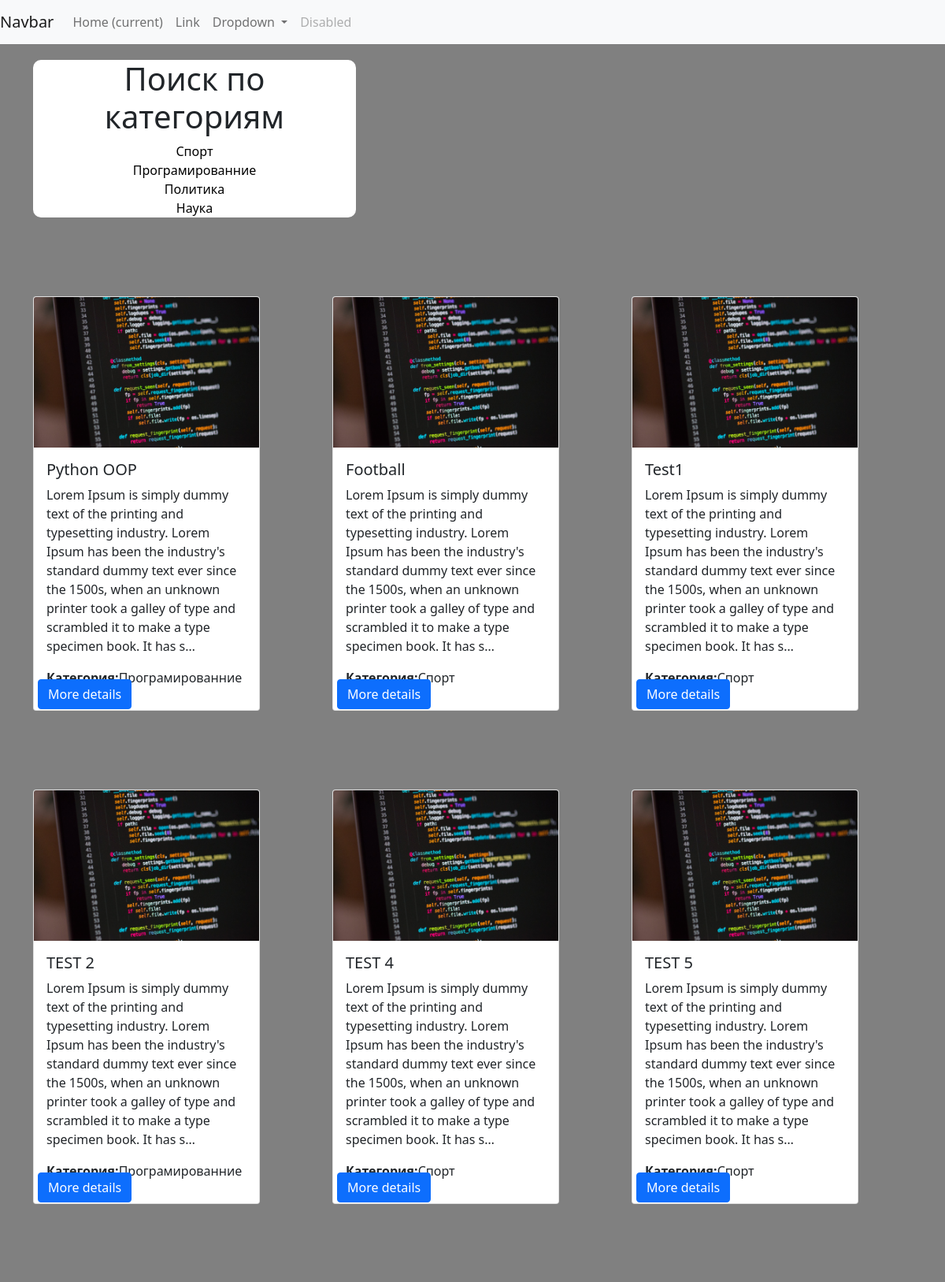
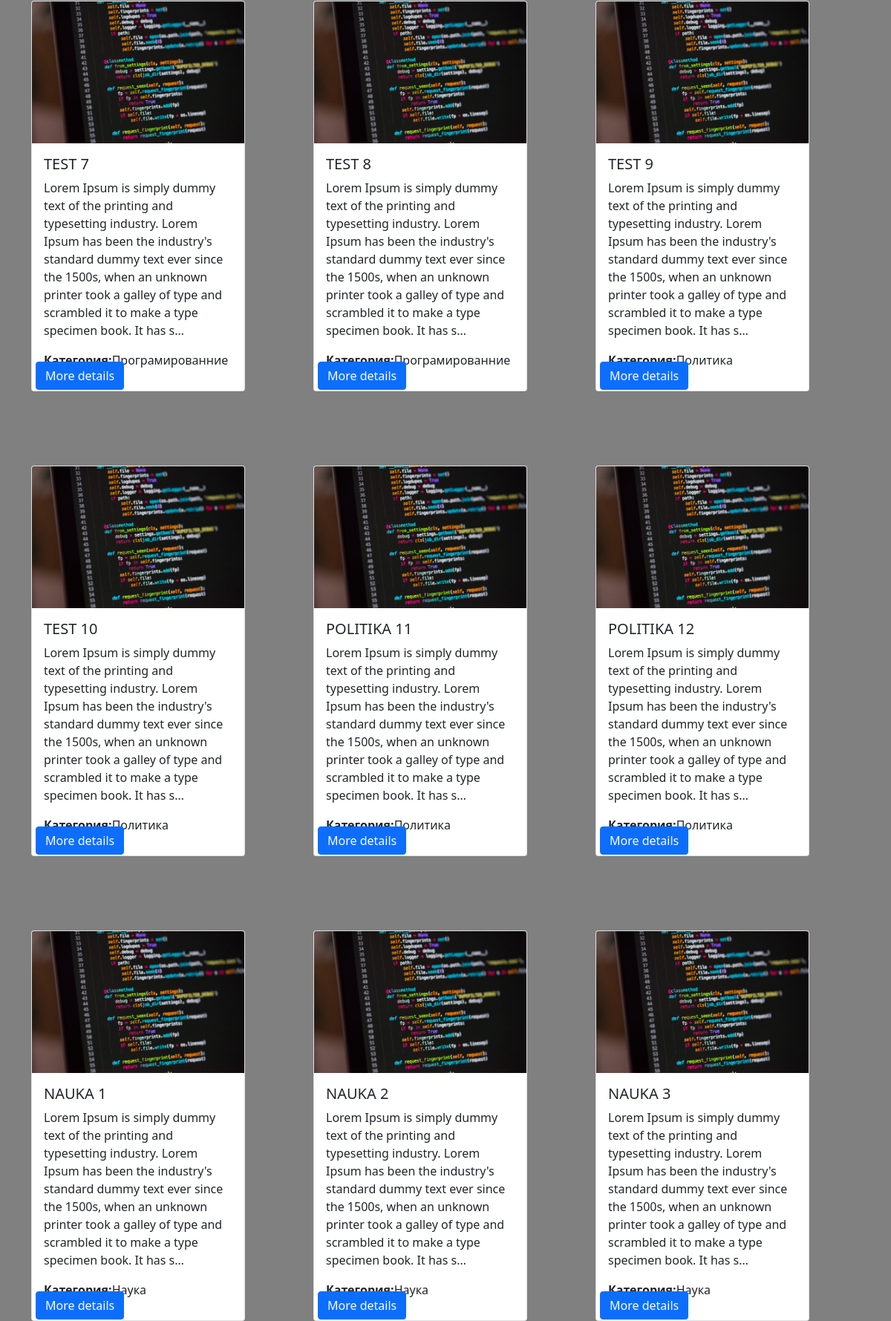
The page / (upper part) on the database its author committed (2 pictures, top to bottom).
### main/models.py (models this page shows, shortened)
class Category(models.Model):
    title_category = models.CharField(
        verbose_name='Наименование категории', max_length=150, db_index=True)
    def __str__(self):
        return self.title_category

class News(models.Model):
    title_news = models.CharField('news_title', max_length=150)
    news_img = models.ImageField('news_img', upload_to='news/%Y/%m/%d')
    full_text = models.TextField('full_text')
    category = models.ForeignKey('Category', on_delete=CASCADE)
    class Meta:
        verbose_name = "new"
        verbose_name_plural = "news"

### main/views.py (the view)
# urls.py: path('', views.index, name='home-page'),
def index(request):
    news = News.objects.all()
    categories = Category.objects.all()
    context = {
        'title': 'Список новостей',
        'news': news,
        'categories': categories
    }
    return render(request, 'main/home_page.html', context=context)

### main/templates/main/home_page.html
{% extends 'main/layout.html' %}
{% block content %}
<div class="category">
  <h1>Поиск по категориям</h1>
  {% for item in categories %}
    <a class="a_category" href="/category/{{item.pk}}">{{item.title_category}}</a><br>
  {% endfor %}
</div>
<div class="global_news">
    <div class="row">
    {% for news in news %}
    <div class="col">
        <div class="card" style="width: 18rem;
                                height: 526px;">
            <img class="card-img-top" src="{{news.news_img.url}}" alt="Card image cap">
            <div class="card-body">
              <h5 class="card-title">{{news.title_news}}</h5>
              <p class="card-text">{{news.full_text | truncatechars:255}}</p>
              <p class="card-text_cate"><strong>Категория:</strong>{{news.category}}</p>
              <a href="#" class="btn btn-primary">More details</a>
            </div>
          </div>
    </div>
  {% endfor %}
</div>
</div>
 {% endblock %}

### main/static/main/css/main.css (style rules this page uses)
body { background-color: gray; }
.card { margin-top: 100px; position: relative; }
.btn { position: absolute; left: 5px; bottom: 1px; }
.card-text_cate { padding-bottom: 5px; }
.category { text-align: center; border-radius: 10px 10px 10px 10px; margin-top: 20px; width: 410px; background: white; }
.category a { text-decoration: none; color: black; }

### rows shown on the page
Category: title_category "Спорт"
Category: title_category "Програмированние"
Category: title_category "Политика"
Category: title_category "Наука"
News: news_img (picture), title_news "Python OOP", full_text "Lorem Ipsum is simply dummy text of the printing and typesetting industry. Lorem Ipsum has been the industry's standard dummy text ever since the 1500s, when an unknown printer took a galley of type and scrambled it to make a type specimen book. It has s…", category "Програмированние"
News: news_img (picture), title_news "Football", full_text "Lorem Ipsum is simply dummy text of the printing and typesetting industry. Lorem Ipsum has been the industry's standard dummy text ever since the 1500s, when an unknown printer took a galley of type and scrambled it to make a type specimen book. It has s…", category "Спорт"
News: news_img (picture), title_news "Test1", full_text "Lorem Ipsum is simply dummy text of the printing and typesetting industry. Lorem Ipsum has been the industry's standard dummy text ever since the 1500s, when an unknown printer took a galley of type and scrambled it to make a type specimen book. It has s…", category "Спорт"
News: news_img (picture), title_news "TEST 2", full_text "Lorem Ipsum is simply dummy text of the printing and typesetting industry. Lorem Ipsum has been the industry's standard dummy text ever since the 1500s, when an unknown printer took a galley of type and scrambled it to make a type specimen book. It has s…", category "Програмированние"
News: news_img (picture), title_news "TEST 4", full_text "Lorem Ipsum is simply dummy text of the printing and typesetting industry. Lorem Ipsum has been the industry's standard dummy text ever since the 1500s, when an unknown printer took a galley of type and scrambled it to make a type specimen book. It has s…", category "Спорт"
News: news_img (picture), title_news "TEST 5", full_text "Lorem Ipsum is simply dummy text of the printing and typesetting industry. Lorem Ipsum has been the industry's standard dummy text ever since the 1500s, when an unknown printer took a galley of type and scrambled it to make a type specimen book. It has s…", category "Спорт"
News: news_img (picture), title_news "TEST 7", full_text "Lorem Ipsum is simply dummy text of the printing and typesetting industry. Lorem Ipsum has been the industry's standard dummy text ever since the 1500s, when an unknown printer took a galley of type and scrambled it to make a type specimen book. It has s…", category "Програмированние"
News: news_img (picture), title_news "TEST 8", full_text "Lorem Ipsum is simply dummy text of the printing and typesetting industry. Lorem Ipsum has been the industry's standard dummy text ever since the 1500s, when an unknown printer took a galley of type and scrambled it to make a type specimen book. It has s…", category "Програмированние"
News: news_img (picture), title_news "TEST 9", full_text "Lorem Ipsum is simply dummy text of the printing and typesetting industry. Lorem Ipsum has been the industry's standard dummy text ever since the 1500s, when an unknown printer took a galley of type and scrambled it to make a type specimen book. It has s…", category "Политика"
News: news_img (picture), title_news "TEST 10", full_text "Lorem Ipsum is simply dummy text of the printing and typesetting industry. Lorem Ipsum has been the industry's standard dummy text ever since the 1500s, when an unknown printer took a galley of type and scrambled it to make a type specimen book. It has s…", category "Политика"
News: news_img (picture), title_news "POLITIKA 11", full_text "Lorem Ipsum is simply dummy text of the printing and typesetting industry. Lorem Ipsum has been the industry's standard dummy text ever since the 1500s, when an unknown printer took a galley of type and scrambled it to make a type specimen book. It has s…", category "Политика"
News: news_img (picture), title_news "POLITIKA 12", full_text "Lorem Ipsum is simply dummy text of the printing and typesetting industry. Lorem Ipsum has been the industry's standard dummy text ever since the 1500s, when an unknown printer took a galley of type and scrambled it to make a type specimen book. It has s…", category "Политика"
News: news_img (picture), title_news "NAUKA 1", full_text "Lorem Ipsum is simply dummy text of the printing and typesetting industry. Lorem Ipsum has been the industry's standard dummy text ever since the 1500s, when an unknown printer took a galley of type and scrambled it to make a type specimen book. It has s…", category "Наука"
News: news_img (picture), title_news "NAUKA 2", full_text "Lorem Ipsum is simply dummy text of the printing and typesetting industry. Lorem Ipsum has been the industry's standard dummy text ever since the 1500s, when an unknown printer took a galley of type and scrambled it to make a type specimen book. It has s…", category "Наука"
News: news_img (picture), title_news "NAUKA 3", full_text "Lorem Ipsum is simply dummy text of the printing and typesetting industry. Lorem Ipsum has been the industry's standard dummy text ever since the 1500s, when an unknown printer took a galley of type and scrambled it to make a type specimen book. It has s…", category "Наука"
